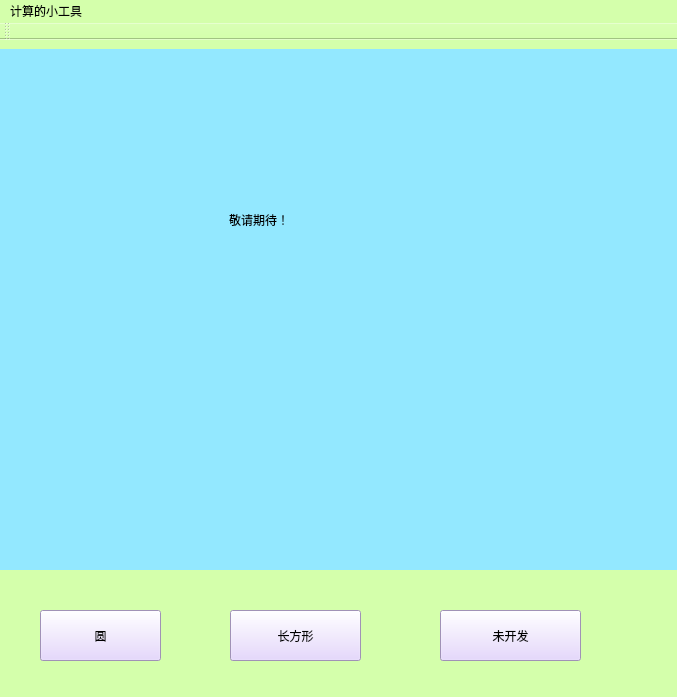
<?xml version="1.0" encoding="UTF-8"?>
<ui version="4.0">
 <class>MainWindow</class>
 <widget class="QMainWindow" name="MainWindow">
  <property name="geometry">
   <rect>
    <x>0</x>
    <y>0</y>
    <width>677</width>
    <height>697</height>
   </rect>
  </property>
  <property name="windowTitle">
   <string>MainWindow</string>
  </property>
  <property name="styleSheet">
   <string notr="true">background-color: rgb(212, 255, 171);</string>
  </property>
  <widget class="QWidget" name="centralWidget">
   <widget class="QStackedWidget" name="stack">
    <property name="geometry">
     <rect>
      <x>-1</x>
      <y>9</y>
      <width>681</width>
      <height>521</height>
     </rect>
    </property>
    <property name="styleSheet">
     <string notr="true">
background-color: rgb(147, 232, 255);</string>
    </property>
    <property name="currentIndex">
     <number>2</number>
    </property>
    <widget class="QWidget" name="page_1">
     <widget class="QLabel" name="label">
      <property name="geometry">
       <rect>
        <x>100</x>
        <y>160</y>
        <width>150</width>
        <height>50</height>
       </rect>
      </property>
      <property name="styleSheet">
       <string notr="true">font: 16pt &quot;Agency FB&quot;;
background-color: rgb(169, 255, 184);</string>
      </property>
      <property name="text">
       <string>圆的半径</string>
      </property>
     </widget>
     <widget class="QLabel" name="label_4">
      <property name="geometry">
       <rect>
        <x>100</x>
        <y>270</y>
        <width>150</width>
        <height>50</height>
       </rect>
      </property>
      <property name="styleSheet">
       <string notr="true">font: 16pt &quot;Agency FB&quot;;
background-color: rgb(169, 255, 184);</string>
      </property>
      <property name="text">
       <string>圆的面积</string>
      </property>
     </widget>
     <widget class="QLineEdit" name="radiusEdit">
      <property name="geometry">
       <rect>
        <x>320</x>
        <y>160</y>
        <width>180</width>
        <height>50</height>
       </rect>
      </property>
      <property name="styleSheet">
       <string notr="true">background-color: rgb(245, 255, 196);
font: 16pt &quot;Agency FB&quot;;</string>
      </property>
     </widget>
     <widget class="QLineEdit" name="areaEdit">
      <property name="geometry">
       <rect>
        <x>320</x>
        <y>270</y>
        <width>180</width>
        <height>50</height>
       </rect>
      </property>
      <property name="styleSheet">
       <string notr="true">background-color: rgb(245, 255, 196);
font: 16pt &quot;Agency FB&quot;;</string>
      </property>
     </widget>
     <widget class="QPushButton" name="calcButton">
      <property name="geometry">
       <rect>
        <x>140</x>
        <y>380</y>
        <width>150</width>
        <height>50</height>
       </rect>
      </property>
      <property name="text">
       <string>计算</string>
      </property>
     </widget>
     <widget class="QPushButton" name="exitButton">
      <property name="geometry">
       <rect>
        <x>360</x>
        <y>380</y>
        <width>150</width>
        <height>50</height>
       </rect>
      </property>
      <property name="text">
       <string>退出</string>
      </property>
     </widget>
     <widget class="QLabel" name="label_5">
      <property name="geometry">
       <rect>
        <x>135</x>
        <y>70</y>
        <width>300</width>
        <height>50</height>
       </rect>
      </property>
      <property name="styleSheet">
       <string notr="true">font: 20pt &quot;Agency FB&quot;;
background-color: rgb(255, 171, 138);</string>
      </property>
      <property name="text">
       <string>圆的面积计算</string>
      </property>
     </widget>
    </widget>
    <widget class="QWidget" name="page_2">
     <widget class="QLabel" name="label_2">
      <property name="geometry">
       <rect>
        <x>100</x>
        <y>150</y>
        <width>150</width>
        <height>50</height>
       </rect>
      </property>
      <property name="styleSheet">
       <string notr="true">color: rgb(255, 255, 99);
font: 16pt &quot;Agency FB&quot;;</string>
      </property>
      <property name="text">
       <string>长方形的长</string>
      </property>
     </widget>
     <widget class="QLabel" name="label_6">
      <property name="geometry">
       <rect>
        <x>100</x>
        <y>230</y>
        <width>150</width>
        <height>50</height>
       </rect>
      </property>
      <property name="styleSheet">
       <string notr="true">color: rgb(255, 255, 99);
font: 16pt &quot;Agency FB&quot;;</string>
      </property>
      <property name="text">
       <string>长方形的宽</string>
      </property>
     </widget>
     <widget class="QLabel" name="label_7">
      <property name="geometry">
       <rect>
        <x>80</x>
        <y>310</y>
        <width>170</width>
        <height>50</height>
       </rect>
      </property>
      <property name="styleSheet">
       <string notr="true">color: rgb(255, 255, 99);
font: 16pt &quot;Agency FB&quot;;</string>
      </property>
      <property name="text">
       <string>长方形的面积</string>
      </property>
     </widget>
     <widget class="QLabel" name="label_8">
      <property name="geometry">
       <rect>
        <x>120</x>
        <y>55</y>
        <width>400</width>
        <height>60</height>
       </rect>
      </property>
      <property name="styleSheet">
       <string notr="true">color: rgb(255, 255, 99);
font: 26pt &quot;Agency FB&quot;;</string>
      </property>
      <property name="text">
       <string>长方形的面积</string>
      </property>
     </widget>
     <widget class="QLineEdit" name="lengthEdit">
      <property name="geometry">
       <rect>
        <x>330</x>
        <y>150</y>
        <width>180</width>
        <height>50</height>
       </rect>
      </property>
      <property name="styleSheet">
       <string notr="true">background-color: rgb(197, 255, 190);
font: 16pt &quot;Agency FB&quot;;</string>
      </property>
     </widget>
     <widget class="QLineEdit" name="widthEdit">
      <property name="geometry">
       <rect>
        <x>330</x>
        <y>230</y>
        <width>180</width>
        <height>50</height>
       </rect>
      </property>
      <property name="styleSheet">
       <string notr="true">background-color: rgb(197, 255, 190);
font: 16pt &quot;Agency FB&quot;;</string>
      </property>
     </widget>
     <widget class="QLineEdit" name="areaEdit2">
      <property name="geometry">
       <rect>
        <x>330</x>
        <y>310</y>
        <width>180</width>
        <height>50</height>
       </rect>
      </property>
      <property name="styleSheet">
       <string notr="true">background-color: rgb(197, 255, 190);
font: 16pt &quot;Agency FB&quot;;</string>
      </property>
     </widget>
     <widget class="QPushButton" name="calcButton2">
      <property name="geometry">
       <rect>
        <x>150</x>
        <y>410</y>
        <width>141</width>
        <height>41</height>
       </rect>
      </property>
      <property name="text">
       <string>计算</string>
      </property>
     </widget>
     <widget class="QPushButton" name="exitButton2">
      <property name="geometry">
       <rect>
        <x>360</x>
        <y>410</y>
        <width>141</width>
        <height>41</height>
       </rect>
      </property>
      <property name="text">
       <string>退出</string>
      </property>
     </widget>
    </widget>
    <widget class="QWidget" name="page_3">
     <widget class="QLabel" name="label_3">
      <property name="geometry">
       <rect>
        <x>230</x>
        <y>120</y>
        <width>221</width>
        <height>101</height>
       </rect>
      </property>
      <property name="styleSheet">
       <string notr="true">font: 20pt &quot;Agency FB&quot;;</string>
      </property>
      <property name="text">
       <string>敬请期待！</string>
      </property>
     </widget>
    </widget>
   </widget>
   <widget class="QPushButton" name="aButton">
    <property name="geometry">
     <rect>
      <x>40</x>
      <y>570</y>
      <width>121</width>
      <height>51</height>
     </rect>
    </property>
    <property name="styleSheet">
     <string notr="true">background-color: rgb(224, 205, 255);</string>
    </property>
    <property name="text">
     <string>圆</string>
    </property>
   </widget>
   <widget class="QPushButton" name="bButton">
    <property name="geometry">
     <rect>
      <x>230</x>
      <y>570</y>
      <width>131</width>
      <height>51</height>
     </rect>
    </property>
    <property name="styleSheet">
     <string notr="true">background-color: rgb(224, 205, 255);</string>
    </property>
    <property name="text">
     <string>长方形</string>
    </property>
   </widget>
   <widget class="QPushButton" name="cButton">
    <property name="geometry">
     <rect>
      <x>440</x>
      <y>570</y>
      <width>141</width>
      <height>51</height>
     </rect>
    </property>
    <property name="styleSheet">
     <string notr="true">background-color: rgb(224, 205, 255);</string>
    </property>
    <property name="text">
     <string>未开发</string>
    </property>
   </widget>
  </widget>
  <widget class="QMenuBar" name="menuBar">
   <property name="geometry">
    <rect>
     <x>0</x>
     <y>0</y>
     <width>677</width>
     <height>26</height>
    </rect>
   </property>
   <widget class="QMenu" name="menu">
    <property name="title">
     <string>计算的小工具</string>
    </property>
   </widget>
   <addaction name="menu"/>
  </widget>
  <widget class="QToolBar" name="mainToolBar">
   <attribute name="toolBarArea">
    <enum>TopToolBarArea</enum>
   </attribute>
   <attribute name="toolBarBreak">
    <bool>false</bool>
   </attribute>
  </widget>
  <widget class="QStatusBar" name="statusBar"/>
 </widget>
 <layoutdefault spacing="6" margin="11"/>
 <resources/>
 <connections/>
</ui>
